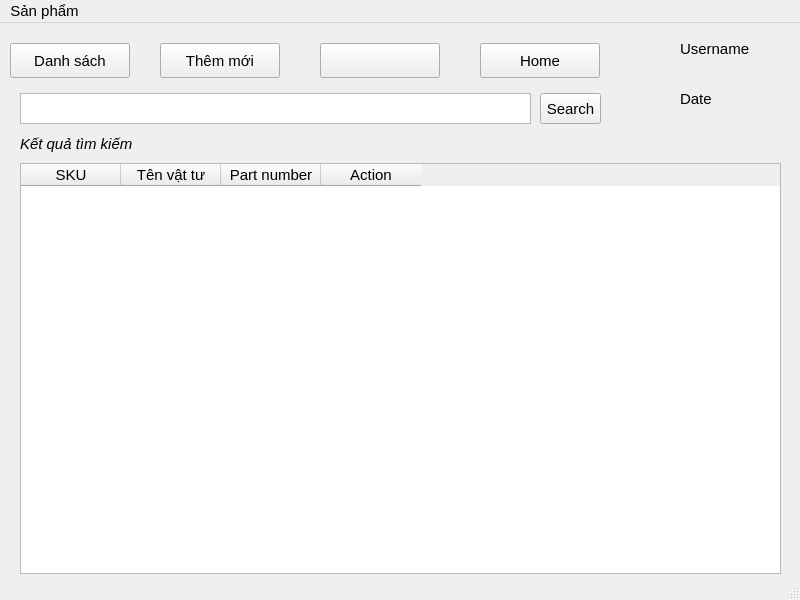
<?xml version="1.0" encoding="UTF-8"?>
<ui version="4.0">
 <class>linhkien</class>
 <widget class="QMainWindow" name="linhkien">
  <property name="geometry">
   <rect>
    <x>0</x>
    <y>0</y>
    <width>800</width>
    <height>600</height>
   </rect>
  </property>
  <property name="font">
   <font>
    <pointsize>11</pointsize>
   </font>
  </property>
  <property name="windowTitle">
   <string>MainWindow</string>
  </property>
  <widget class="QWidget" name="centralwidget">
   <widget class="QPushButton" name="but_danhsach_sp">
    <property name="geometry">
     <rect>
      <x>10</x>
      <y>20</y>
      <width>120</width>
      <height>35</height>
     </rect>
    </property>
    <property name="text">
     <string>Danh sách</string>
    </property>
   </widget>
   <widget class="QPushButton" name="but_linhkien_moi">
    <property name="geometry">
     <rect>
      <x>160</x>
      <y>20</y>
      <width>120</width>
      <height>35</height>
     </rect>
    </property>
    <property name="text">
     <string>Thêm mới</string>
    </property>
   </widget>
   <widget class="QPushButton" name="but_linhkien1">
    <property name="geometry">
     <rect>
      <x>320</x>
      <y>20</y>
      <width>120</width>
      <height>35</height>
     </rect>
    </property>
    <property name="text">
     <string/>
    </property>
   </widget>
   <widget class="QPushButton" name="but_home3">
    <property name="geometry">
     <rect>
      <x>480</x>
      <y>20</y>
      <width>120</width>
      <height>35</height>
     </rect>
    </property>
    <property name="text">
     <string>Home</string>
    </property>
   </widget>
   <widget class="QLabel" name="label">
    <property name="geometry">
     <rect>
      <x>680</x>
      <y>10</y>
      <width>111</width>
      <height>31</height>
     </rect>
    </property>
    <property name="text">
     <string>Username</string>
    </property>
   </widget>
   <widget class="QLabel" name="label_2">
    <property name="geometry">
     <rect>
      <x>680</x>
      <y>60</y>
      <width>101</width>
      <height>31</height>
     </rect>
    </property>
    <property name="text">
     <string>Date</string>
    </property>
   </widget>
   <widget class="QTextEdit" name="search_linhkien">
    <property name="geometry">
     <rect>
      <x>20</x>
      <y>70</y>
      <width>511</width>
      <height>31</height>
     </rect>
    </property>
   </widget>
   <widget class="QPushButton" name="but_search_linhkien">
    <property name="geometry">
     <rect>
      <x>540</x>
      <y>70</y>
      <width>61</width>
      <height>31</height>
     </rect>
    </property>
    <property name="text">
     <string>Search</string>
    </property>
   </widget>
   <widget class="QTableWidget" name="table_dslinhkien">
    <property name="geometry">
     <rect>
      <x>20</x>
      <y>140</y>
      <width>761</width>
      <height>411</height>
     </rect>
    </property>
    <column>
     <property name="text">
      <string>SKU</string>
     </property>
    </column>
    <column>
     <property name="text">
      <string>Tên vật tư</string>
     </property>
    </column>
    <column>
     <property name="text">
      <string>Part number</string>
     </property>
    </column>
    <column>
     <property name="text">
      <string>Action</string>
     </property>
    </column>
   </widget>
   <widget class="QLabel" name="label_ketqua">
    <property name="geometry">
     <rect>
      <x>20</x>
      <y>110</y>
      <width>451</width>
      <height>21</height>
     </rect>
    </property>
    <property name="font">
     <font>
      <pointsize>11</pointsize>
      <italic>true</italic>
     </font>
    </property>
    <property name="text">
     <string>Kết quả tìm kiếm</string>
    </property>
   </widget>
  </widget>
  <widget class="QMenuBar" name="menubar">
   <property name="geometry">
    <rect>
     <x>0</x>
     <y>0</y>
     <width>800</width>
     <height>26</height>
    </rect>
   </property>
   <widget class="QMenu" name="menuS_n_ph_m">
    <property name="title">
     <string>Sản phẩm</string>
    </property>
    <addaction name="action_sanphammoi"/>
    <addaction name="action_sanpham"/>
    <addaction name="separator"/>
    <addaction name="action_linhkien1"/>
    <addaction name="separator"/>
    <addaction name="actionK_t_th_c"/>
   </widget>
   <addaction name="menuS_n_ph_m"/>
  </widget>
  <widget class="QStatusBar" name="statusbar"/>
  <action name="action_sanphammoi">
   <property name="text">
    <string>Sản phẩm mới</string>
   </property>
  </action>
  <action name="action_sanpham">
   <property name="text">
    <string>Danh sách sản phẩm</string>
   </property>
  </action>
  <action name="action_linhkien1">
   <property name="text">
    <string>Linh kiện</string>
   </property>
  </action>
  <action name="actionK_ho_ch_SX">
   <property name="text">
    <string>Kế hoạch SX</string>
   </property>
  </action>
  <action name="actionL_nh_s_n_xu_t">
   <property name="text">
    <string>Lệnh sản xuất</string>
   </property>
  </action>
  <action name="actionTest_QC">
   <property name="text">
    <string>Test QC</string>
   </property>
  </action>
  <action name="actionNh_p_kho">
   <property name="text">
    <string>Nhập kho</string>
   </property>
  </action>
  <action name="actionXu_t_kho">
   <property name="text">
    <string>Xuất kho</string>
   </property>
  </action>
  <action name="action_t_h_ng_linh_ki_n">
   <property name="text">
    <string>Đặt hàng linh kiện</string>
   </property>
  </action>
  <action name="actionLinh_ki_n_t_n_kho">
   <property name="text">
    <string>Linh kiện tồn kho</string>
   </property>
  </action>
  <action name="actionB_o_gi">
   <property name="text">
    <string>Báo giá</string>
   </property>
  </action>
  <action name="action_n_t_h_ng">
   <property name="text">
    <string>Đơn đặt hàng</string>
   </property>
  </action>
  <action name="actionS_n_ph_m_b_o_h_nh">
   <property name="text">
    <string>Sản phẩm bảo hành</string>
   </property>
  </action>
  <action name="actionDanh_s_ch_kh_ch_h_ng">
   <property name="text">
    <string>Danh sách khách hàng</string>
   </property>
  </action>
  <action name="actionH_ng_d_n_c_i_t">
   <property name="text">
    <string>Hướng dẫn cài đặt</string>
   </property>
  </action>
  <action name="actionH_ng_d_n_s_d_ng">
   <property name="text">
    <string>Hướng dẫn sử dụng</string>
   </property>
  </action>
  <action name="actionUpdate">
   <property name="text">
    <string>Update</string>
   </property>
  </action>
  <action name="actionK_t_th_c">
   <property name="text">
    <string>Kết thúc</string>
   </property>
  </action>
 </widget>
 <resources/>
 <connections/>
</ui>
